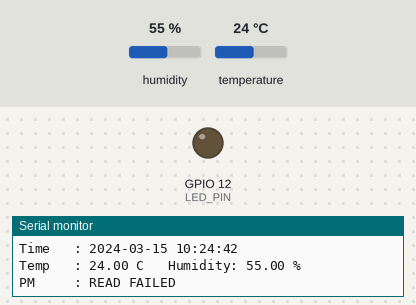
Simulated run of this sketch. Board: ESP32. Parts: output pins drawn as LEDs (lit = HIGH), the last lines printed to the serial monitor. The test bench sets the inputs (shaded band); at power-on: humidity 55 %, temperature 24 °C. WiFi joins after 1.5 s; servers stay silent unless stated; the local clock reads 2024-03-15 10:24:30 at power-on unless the sketch sets it; storage starts empty.

Above: at 14.8 s.
At 22.9 s:
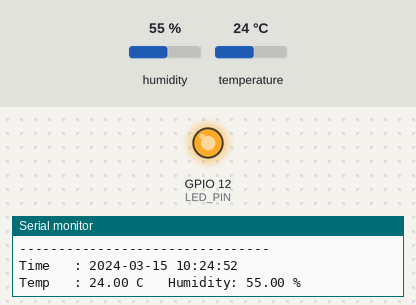
Timing chart, 0 to 39.6 s (numbered marks = the images above):
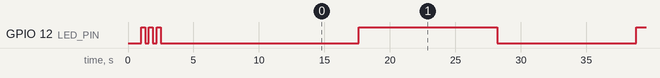

Measured:
- by itself, GPIO 12 (LED_PIN): goes LOW 0.30 s, HIGH 0.30 s, LOW 0.30 s, HIGH 0.30 s, LOW 15.1 s, 5 × (HIGH 10.6 s, LOW 10.6 s), then HIGH

The sketch:

aq_node_hw_test.ino
```cpp
// =====================================================
//  AQ Node - Simple Hardware Test
//  Checks: AHT10, DS3231 RTC, SD card, SDS011, Prana CO2,
//          Wi-Fi, status LED
//  Same pins as the main node firmware.
//  Open Serial Monitor at 115200.
// =====================================================

#include <WiFi.h>
#include <Wire.h>
#include <SPI.h>
#include <SD.h>
#include <RTClib.h>
#include <Adafruit_AHTX0.h>

// ---------- Wi-Fi (same as main code) ----------
const char* WIFI_SSID     = "SCRC_R4";
const char* WIFI_PASSWORD = "Scrciiith@123";

// ---------- Pins ----------
#define SDA_PIN  21
#define SCL_PIN  22
#define SDS_RX   16
#define SDS_TX   17
#define CO2_RX   32
#define CO2_TX   33
#define SD_CS     5
#define SD_SCK   18
#define SD_MISO  19
#define SD_MOSI  23
#define LED_PIN  12

HardwareSerial SDS011Serial(1);
HardwareSerial CO2Serial(2);
Adafruit_AHTX0 aht;
RTC_DS3231 rtc;

const byte SDS_QUERY[] = {
  0xAA,0xB4,0x04,0x00,0x00,0x00,0x00,0x00,0x00,0x00,
  0x00,0x00,0x00,0x00,0x00,0xFF,0xFF,0x02,0xAB
};
const byte SDS_WAKE[] = {
  0xAA,0xB4,0x06,0x01,0x01,0x00,0x00,0x00,0x00,0x00,
  0x00,0x00,0x00,0x00,0x00,0xFF,0xFF,0x06,0xAB
};
const byte CO2_COMMAND[] = {0xFF,0x01,0x86,0x00,0x00,0x00,0x00,0x00,0x79};

bool ahtLib = false;   // true = Adafruit library works, false = use raw read
bool ahtOK = false, rtcOK = false, sdOK = false, sdsOK = false, co2OK = false, wifiOK = false;

// ---------- Sensor reads ----------
bool readSDS011(float &pm25, float &pm10) {
  while (SDS011Serial.available()) SDS011Serial.read();
  SDS011Serial.write(SDS_QUERY, sizeof(SDS_QUERY));

  byte r[10];
  int i = 0;
  unsigned long start = millis();
  while (i < 10 && millis() - start < 2500) {
    if (SDS011Serial.available()) {
      byte b = SDS011Serial.read();
      if (i == 0 && b != 0xAA) continue;
      r[i++] = b;
    }
  }
  if (i != 10 || r[1] != 0xC0 || r[9] != 0xAB) return false;

  byte sum = 0;
  for (int j = 2; j <= 7; j++) sum += r[j];
  if (sum != r[8]) return false;

  pm25 = (r[2] | (r[3] << 8)) / 10.0;
  pm10 = (r[4] | (r[5] << 8)) / 10.0;
  return true;
}

bool readCO2(int &ppm) {
  while (CO2Serial.available()) CO2Serial.read();
  CO2Serial.write(CO2_COMMAND, sizeof(CO2_COMMAND));

  byte r[9];
  int i = 0;
  unsigned long start = millis();
  while (i < 9 && millis() - start < 3000) {
    if (CO2Serial.available()) {
      byte b = CO2Serial.read();
      if (i == 0 && b != 0xFF) continue;
      r[i++] = b;
    }
  }
  if (i != 9 || r[1] != 0x86) return false;

  byte sum = 0;
  for (int j = 1; j <= 7; j++) sum += r[j];
  if ((byte)(0xFF - sum + 1) != r[8]) return false;

  ppm = (r[2] << 8) | r[3];
  return true;
}

// ---------- AHT10 raw access (backup if the library init fails) ----------
bool ahtPresent() {
  Wire.beginTransmission(0x38);
  return Wire.endTransmission() == 0;
}

void ahtRawInit() {
  Wire.beginTransmission(0x38);           // soft reset
  Wire.write(0xBA);
  Wire.endTransmission();
  delay(40);
  Wire.beginTransmission(0x38);           // AHT10 calibrate command
  Wire.write(0xE1); Wire.write(0x08); Wire.write(0x00);
  Wire.endTransmission();
  delay(300);
}

bool ahtRawRead(float &t, float &h) {
  Wire.beginTransmission(0x38);           // trigger measurement
  Wire.write(0xAC); Wire.write(0x33); Wire.write(0x00);
  if (Wire.endTransmission() != 0) return false;
  delay(100);
  if (Wire.requestFrom(0x38, 6) != 6) return false;
  uint8_t d[6];
  for (int i = 0; i < 6; i++) d[i] = Wire.read();
  if (d[0] & 0x80) return false;          // still busy
  uint32_t rh = ((uint32_t)d[1] << 12) | ((uint32_t)d[2] << 4) | (d[3] >> 4);
  uint32_t tr = (((uint32_t)d[3] & 0x0F) << 16) | ((uint32_t)d[4] << 8) | d[5];
  h = rh * 100.0 / 1048576.0;
  t = tr * 200.0 / 1048576.0 - 50.0;
  return true;
}

bool readAHT(float &t, float &h) {
  if (ahtLib) {
    sensors_event_t hum, tp;
    if (!aht.getEvent(&hum, &tp)) return false;
    t = tp.temperature; h = hum.relative_humidity;
    return true;
  }
  return ahtRawRead(t, h);
}

void printResult(const char* name, bool ok) {
  Serial.printf("%-10s : %s\n", name, ok ? "OK" : "FAILED");
}

// =====================================================
void setup() {
  Serial.begin(115200);
  delay(1000);
  Serial.println("\n===== AQ NODE HARDWARE TEST =====\n");

  // ---- LED: blink 3 times ----
  pinMode(LED_PIN, OUTPUT);
  Serial.println("LED: blinking 3 times (check it visually)");
  for (int i = 0; i < 3; i++) {
    digitalWrite(LED_PIN, HIGH); delay(300);
    digitalWrite(LED_PIN, LOW);  delay(300);
  }

  // ---- AHT10 (same order as main firmware: begin right after Wire.begin) ----
  Wire.begin(SDA_PIN, SCL_PIN);
  delay(100);
  for (int i = 0; i < 3 && !ahtLib; i++) {
    ahtLib = aht.begin(&Wire);
    if (!ahtLib) delay(200);
  }
  if (ahtLib) {
    Serial.println("  AHT10: library init OK");
  } else {
    Serial.printf("  AHT10: library init failed. Responds at 0x38: %s\n", ahtPresent() ? "YES" : "NO");
    ahtRawInit();
  }
  {
    float t, h;
    ahtOK = readAHT(t, h) && h > 0 && h <= 100 && t > -40 && t < 85;
    if (ahtOK) Serial.printf("  AHT10 test read: %.2f C, %.2f %%%s\n", t, h, ahtLib ? "" : " (raw mode)");
  }
  printResult("AHT10", ahtOK);

  // ---- RTC ----
  rtcOK = rtc.begin(&Wire);
  printResult("DS3231", rtcOK);
  if (rtcOK && rtc.lostPower())
    Serial.println("  WARNING: RTC lost power - check the CR2032 battery");

  // ---- SD card: write + read test ----
  SPI.begin(SD_SCK, SD_MISO, SD_MOSI, SD_CS);
  sdOK = SD.begin(SD_CS);
  if (sdOK) {
    File f = SD.open("/test.txt", FILE_WRITE);
    if (f) { f.println("hello"); f.close(); }
    f = SD.open("/test.txt", FILE_READ);
    String s = f ? f.readStringUntil('\n') : "";
    if (f) f.close();
    SD.remove("/test.txt");
    sdOK = s.startsWith("hello");
    if (sdOK) Serial.printf("  SD size: %llu MB\n", SD.cardSize() / (1024 * 1024));
  }
  printResult("SD card", sdOK);

  // ---- UART sensors ----
  SDS011Serial.begin(9600, SERIAL_8N1, SDS_RX, SDS_TX);
  CO2Serial.begin(9600, SERIAL_8N1, CO2_RX, CO2_TX);
  SDS011Serial.write(SDS_WAKE, sizeof(SDS_WAKE));   // start SDS011 fan
  delay(2000);

  float pm25, pm10;
  sdsOK = readSDS011(pm25, pm10);
  printResult("SDS011", sdsOK);
  int co2;
  co2OK = readCO2(co2);
  printResult("CO2", co2OK);

  // ---- Wi-Fi ----
  Serial.print("Wi-Fi: connecting");
  WiFi.mode(WIFI_STA);
  WiFi.begin(WIFI_SSID, WIFI_PASSWORD);
  unsigned long start = millis();
  while (WiFi.status() != WL_CONNECTED && millis() - start < 15000) {
    delay(500);
    Serial.print(".");
  }
  Serial.println();
  wifiOK = (WiFi.status() == WL_CONNECTED);
  printResult("Wi-Fi", wifiOK);
  if (wifiOK) Serial.printf("  IP: %s  Signal: %d dBm\n",
                            WiFi.localIP().toString().c_str(), WiFi.RSSI());

  // ---- Summary ----
  const char* names[] = {"AHT10", "DS3231 RTC", "SD card", "SDS011", "CO2 (Prana)", "Wi-Fi"};
  bool ok[] = {ahtOK, rtcOK, sdOK, sdsOK, co2OK, wifiOK};
  Serial.println("\n========== SUMMARY ==========");
  Serial.print("WORKING     : ");
  for (int i = 0; i < 6; i++) if (ok[i]) Serial.printf("%s  ", names[i]);
  Serial.print("\nNOT WORKING : ");
  int bad = 0;
  for (int i = 0; i < 6; i++) if (!ok[i]) { Serial.printf("%s  ", names[i]); bad++; }
  if (bad == 0) Serial.print("none - all OK");
  Serial.println("\n=============================");
  Serial.println("(LED: check by eye - it blinked 3 times at start)");

  Serial.println("\n===== LIVE READINGS (every 5 s) =====");
}

// =====================================================
void loop() {
  Serial.println("--------------------------------");

  if (rtcOK) {
    DateTime t = rtc.now();
    Serial.printf("Time   : %04d-%02d-%02d %02d:%02d:%02d\n",
                  t.year(), t.month(), t.day(), t.hour(), t.minute(), t.second());
  }

  float t, h;
  if (readAHT(t, h))
    Serial.printf("Temp   : %.2f C   Humidity: %.2f %%\n", t, h);
  else
    Serial.println("AHT10  : READ FAILED");

  float pm25, pm10;
  if (readSDS011(pm25, pm10)) Serial.printf("PM2.5  : %.1f ug/m3   PM10: %.1f ug/m3\n", pm25, pm10);
  else                        Serial.println("PM     : READ FAILED");

  int co2;
  if (readCO2(co2)) Serial.printf("CO2    : %d ppm\n", co2);
  else              Serial.println("CO2    : READ FAILED");

  Serial.printf("Wi-Fi  : %s\n", WiFi.status() == WL_CONNECTED ? "connected" : "not connected");

  digitalWrite(LED_PIN, !digitalRead(LED_PIN));   // LED toggles each loop
  delay(5000);
}
```
